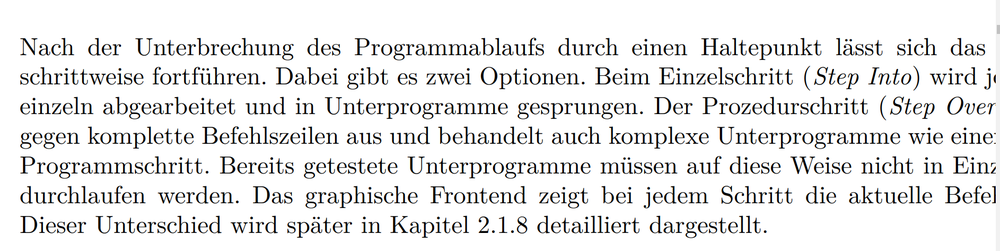
#> input picture Photos/Untitled2.png, 1000 x 251 px, shrunk from 1886 x 473 before the run, found by its file name
$ python rect_sorted.py
#> lines starting #> are read from the running program, lines starting #| are printed output that depends on the picture; after the words box and inside, x2 and y2 are one past the last pixel; in counts of white or black regions, pixels touching at a corner belong together

import cv2
import numpy as np


image = cv2.imread('C:/Users/trpun/Desktop/Project OCR/Photos/Untitled2.png')
#> image is the input picture: shape (251, 1000, 3); mean B, G, R 231.9, 231.9, 231.9
gray = cv2.cvtColor(image, cv2.COLOR_BGR2GRAY)
blur = cv2.GaussianBlur(gray, (7,7), 0)
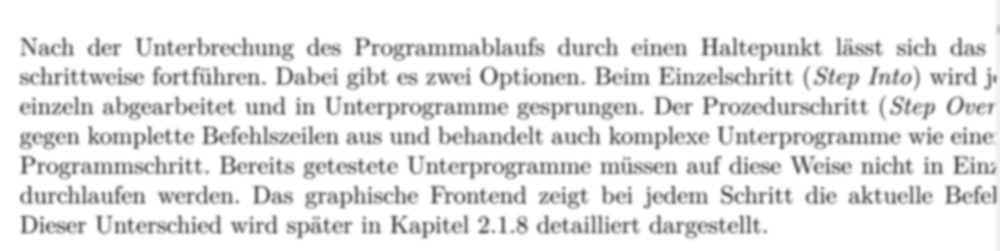
#> blur: shape (251, 1000); min 95, max 255, mean 231.9
thresh = cv2.threshold(blur, 0, 255, cv2.THRESH_BINARY_INV + cv2.THRESH_OTSU)[1]
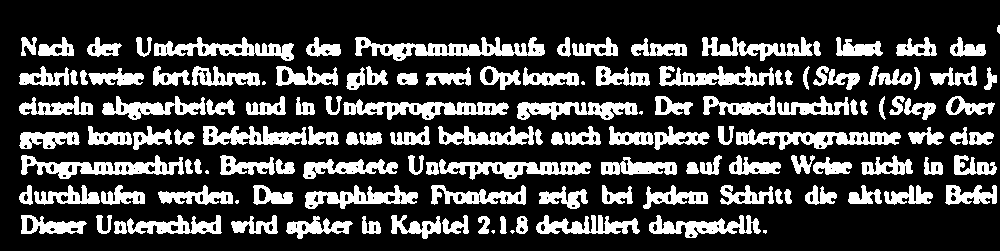
#> thresh: shape (251, 1000); 24.6% white; 135 white regions (8 under 20 px), largest, box (x1, y1, x2, y2) and area: (355, 37, 545, 61) 2022, (21, 155, 184, 179) 1718, (736, 129, 901, 150) 1696
kernel = cv2.getStructuringElement(cv2.MORPH_RECT, (5,5))
dilate = cv2.dilate(thresh, kernel, iterations=2)
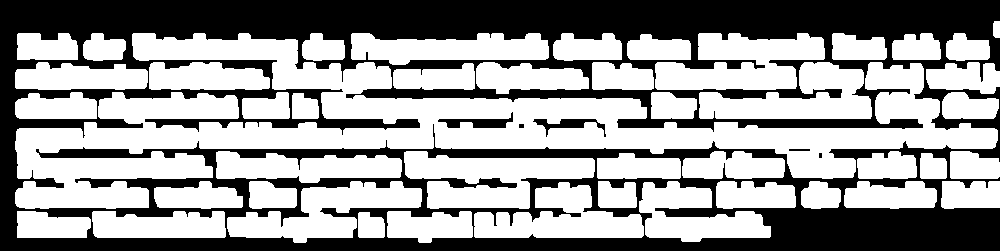
#> dilate: shape (251, 1000); 59.4% white; 6 black regions (1 under 20 px)
cnts = cv2.findContours(dilate, cv2.RETR_EXTERNAL, cv2.CHAIN_APPROX_SIMPLE)
#> cnts = 45 contours; largest, box (x1, y1, x2, y2) and area: (15, 33, 998, 209) 50485, (404, 151, 595, 209) 6299, (655, 33, 825, 90) 6114, (227, 181, 422, 243) 5452, (699, 62, 872, 119) 5314
cnts = cnts[0] if len(cnts) == 2 else cnts[1]
keypoints=[]
Templiste=[]
sorted=[]
def takeFirst(elem): # takes list as an argument takeFirst(keypoints[0])
    return elem[0]
def takeSecond(elem):
    return elem[1]
def takeThird(elem):
    return elem[2]
def takeForth(elem):
    return elem[3]
def remove_items_from_list(keypoints, Templiste):
        n = len(keypoints)
        for i in range(n - 1, -1, -1):
            if keypoints[i] in Templiste:
               del keypoints[i]
all_elements=0
b=0
for c in cnts:
    all_elements=all_elements+1

    x,y,w,h = cv2.boundingRect(c)
    keypoints.append( (x,y,w,h) )
#> this loop made 45 passes
#> (x, y, w, h) on passes 1 to 12: (358, 212, 27, 26), (387, 211, 86, 32), (92, 211, 134, 27), (17, 211, 74, 27), (474, 182, 170, 56), (941, 181, 59, 28), (844, 181, 93, 28), (801, 181, 40, 28), (716, 181, 80, 28), (639, 181, 132, 61), (598, 181, 39, 27), (227, 181, 195, 62)
#> after the loop, all_elements = 45; keypoints = 45 items, first 6: (358, 212, 27, 26), (387, 211, 86, 32), (92, 211, 134, 27), (17, 211, 74, 27), (474, 182, 170, 56), (941, 181, 59, 28)
while b < len(keypoints):
    keypoints.sort(key=lambda x: x[0]+x[1])
    z=takeSecond(keypoints[0])+takeForth(keypoints[0])/2
    index=0
    while index < len(keypoints):

        if((takeSecond(keypoints[index])+takeForth(keypoints[index]))>=z and takeSecond(keypoints[index])<=z):
           Templiste.append( (takeFirst(keypoints[index]),takeSecond(keypoints[index]),takeThird(keypoints[index]),takeForth(keypoints[index])) )
        index=index+1
    Templiste.sort(key=lambda x: x[0])
    counterrr=0
    for i in Templiste:
        sorted.append(Templiste[counterrr])
        counterrr=counterrr+1

    remove_items_from_list(keypoints, Templiste)

    Templiste.clear()
#> this loop made 8 passes
#> (z, n in remove_items_from_list) on passes 1 to 8: (121, 45), (46.5, 44), (76, 34), (105.5, 27), (224.5, 22), (195, 15), (167, 7), (29.5, 1)
#> after the loop, Templiste = []; sorted = 45 items, first 6: (15, 33, 983, 176), (17, 33, 61, 27), (83, 33, 43, 28), (302, 33, 43, 28), (351, 33, 198, 32), (553, 33, 69, 28)
n=0
while n<len(sorted):
     x,y,w,h = sorted[n]
     text=str(n)
     image = cv2.rectangle(image, (x, y), (x + w, y + h), (36,255,12), 1)
     cv2.putText(image, text, (x, y-10), cv2.FONT_HERSHEY_SIMPLEX, 0.9, (36,255,12), 2)
     n=n+1
#> this loop made 45 passes
#> (x, y, w, h, text) on passes 1 to 12: (15, 33, 983, 176, '0'), (17, 33, 61, 27, '1'), (83, 33, 43, 28, '2'), (302, 33, 43, 28, '3'), (351, 33, 198, 32, '4'), (553, 33, 69, 28, '5'), (627, 34, 64, 26, '6'), (655, 33, 170, 57, '7'), (832, 33, 55, 27, '8'), (892, 33, 49, 27, '9'), (946, 33, 44, 28, '10'), (15, 62, 133, 28, '11')
#> pass 1, `image = cv2.rectangle(image, (x, y), (x + w, y + h), (36,255,12), 1)`:
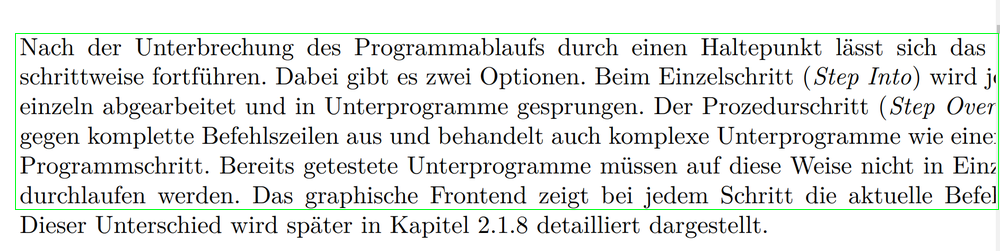
#> image: shape (251, 1000, 3); 0.92% of pixels changed, all inside (x1, y1, x2, y2) = (15, 33, 999, 210)
#> pass 2, `image = cv2.rectangle(image, (x, y), (x + w, y + h), (36,255,12), 1)`:
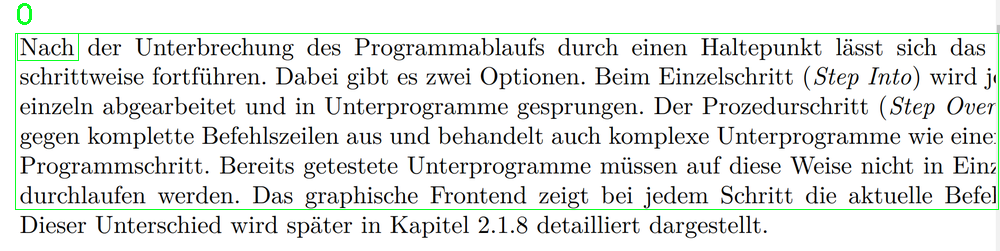
#> image: shape (251, 1000, 3); 0.11% of pixels changed, all inside (x1, y1, x2, y2) = (17, 3, 79, 61)
#> pass 3, `image = cv2.rectangle(image, (x, y), (x + w, y + h), (36,255,12), 1)`:
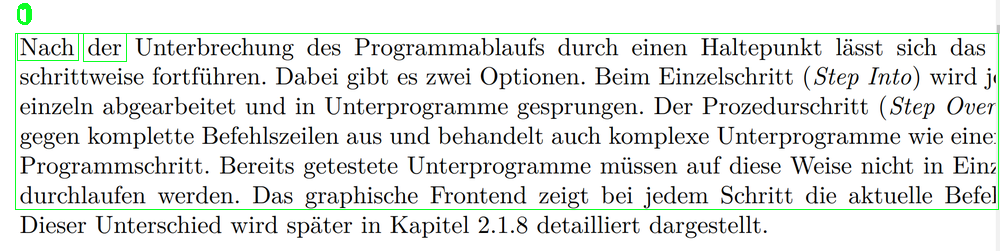
#> image: shape (251, 1000, 3); 0.06% of pixels changed, all inside (x1, y1, x2, y2) = (21, 3, 127, 62)
#> after the loop:
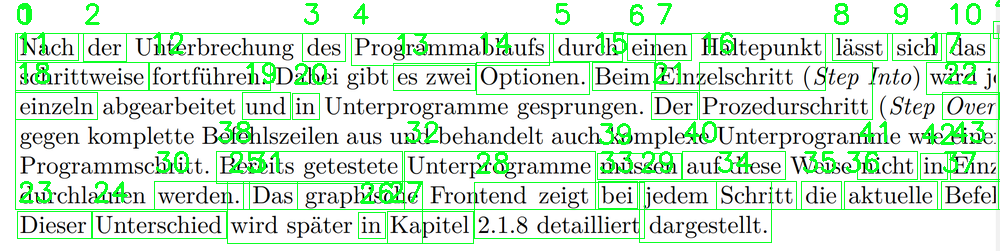
#> image: shape (251, 1000, 3); 7.22% of pixels changed, all inside (x1, y1, x2, y2) = (16, 0, 1000, 244)
#> after the loop, n = 45

#print(len(sorted))


cv2.imshow('image', image)
cv2.waitKey()
